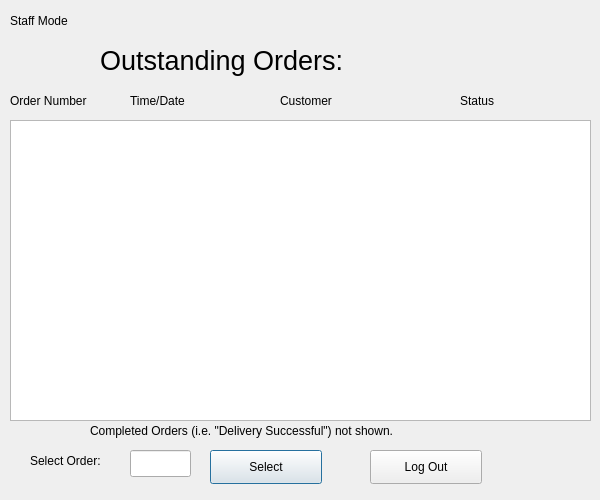
<?xml version="1.0" encoding="UTF-8"?>
<ui version="4.0">
 <class>Dialog</class>
 <widget class="QDialog" name="Dialog">
  <property name="geometry">
   <rect>
    <x>0</x>
    <y>0</y>
    <width>600</width>
    <height>500</height>
   </rect>
  </property>
  <property name="minimumSize">
   <size>
    <width>600</width>
    <height>500</height>
   </size>
  </property>
  <property name="maximumSize">
   <size>
    <width>600</width>
    <height>500</height>
   </size>
  </property>
  <property name="windowTitle">
   <string>Welcome</string>
  </property>
  <property name="windowIcon">
   <iconset>
    <normaloff>PizzaIcon.png</normaloff>PizzaIcon.png</iconset>
  </property>
  <widget class="QLabel" name="label">
   <property name="geometry">
    <rect>
     <x>100</x>
     <y>10</y>
     <width>411</width>
     <height>101</height>
    </rect>
   </property>
   <property name="font">
    <font>
     <pointsize>20</pointsize>
    </font>
   </property>
   <property name="text">
    <string>Outstanding Orders:</string>
   </property>
  </widget>
  <widget class="QLabel" name="label_2">
   <property name="geometry">
    <rect>
     <x>30</x>
     <y>450</y>
     <width>111</width>
     <height>21</height>
    </rect>
   </property>
   <property name="text">
    <string>Select Order:</string>
   </property>
  </widget>
  <widget class="QPushButton" name="selectbutton">
   <property name="geometry">
    <rect>
     <x>210</x>
     <y>450</y>
     <width>112</width>
     <height>34</height>
    </rect>
   </property>
   <property name="text">
    <string>Select</string>
   </property>
  </widget>
  <widget class="QPushButton" name="backbutton">
   <property name="geometry">
    <rect>
     <x>370</x>
     <y>450</y>
     <width>112</width>
     <height>34</height>
    </rect>
   </property>
   <property name="text">
    <string>Log Out</string>
   </property>
  </widget>
  <widget class="QLabel" name="label_3">
   <property name="geometry">
    <rect>
     <x>10</x>
     <y>10</y>
     <width>141</width>
     <height>21</height>
    </rect>
   </property>
   <property name="text">
    <string>Staff Mode</string>
   </property>
  </widget>
  <widget class="QLabel" name="label_4">
   <property name="geometry">
    <rect>
     <x>10</x>
     <y>90</y>
     <width>111</width>
     <height>21</height>
    </rect>
   </property>
   <property name="text">
    <string>Order Number</string>
   </property>
  </widget>
  <widget class="QLabel" name="label_5">
   <property name="geometry">
    <rect>
     <x>130</x>
     <y>90</y>
     <width>111</width>
     <height>21</height>
    </rect>
   </property>
   <property name="text">
    <string>Time/Date</string>
   </property>
  </widget>
  <widget class="QLabel" name="label_6">
   <property name="geometry">
    <rect>
     <x>280</x>
     <y>90</y>
     <width>111</width>
     <height>21</height>
    </rect>
   </property>
   <property name="text">
    <string>Customer</string>
   </property>
  </widget>
  <widget class="QLabel" name="label_7">
   <property name="geometry">
    <rect>
     <x>460</x>
     <y>90</y>
     <width>111</width>
     <height>21</height>
    </rect>
   </property>
   <property name="text">
    <string>Status</string>
   </property>
  </widget>
  <widget class="QLineEdit" name="chooseorder">
   <property name="geometry">
    <rect>
     <x>130</x>
     <y>450</y>
     <width>61</width>
     <height>27</height>
    </rect>
   </property>
  </widget>
  <widget class="QLabel" name="label_8">
   <property name="geometry">
    <rect>
     <x>90</x>
     <y>420</y>
     <width>461</width>
     <height>21</height>
    </rect>
   </property>
   <property name="text">
    <string>Completed Orders (i.e. &quot;Delivery Successful&quot;) not shown.</string>
   </property>
  </widget>
  <widget class="QTableView" name="tableView">
   <property name="geometry">
    <rect>
     <x>10</x>
     <y>120</y>
     <width>581</width>
     <height>301</height>
    </rect>
   </property>
   <property name="gridStyle">
    <enum>Qt::DotLine</enum>
   </property>
   <attribute name="horizontalHeaderVisible">
    <bool>false</bool>
   </attribute>
   <attribute name="horizontalHeaderDefaultSectionSize">
    <number>110</number>
   </attribute>
   <attribute name="horizontalHeaderStretchLastSection">
    <bool>true</bool>
   </attribute>
   <attribute name="verticalHeaderVisible">
    <bool>false</bool>
   </attribute>
  </widget>
 </widget>
 <tabstops>
  <tabstop>chooseorder</tabstop>
  <tabstop>selectbutton</tabstop>
  <tabstop>backbutton</tabstop>
  <tabstop>tableView</tabstop>
 </tabstops>
 <resources/>
 <connections/>
</ui>
